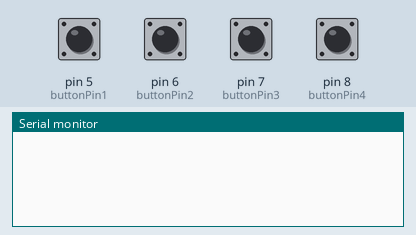
The sketch below on a simulated Arduino Uno, built with avr-gcc and run on an emulated ATmega328P. Parts: the last lines printed to the serial monitor. The test bench sets the inputs (shaded band); at power-on: pin 5 (buttonPin1), pin 6 (buttonPin2), pin 7 (buttonPin3), pin 8 (buttonPin4) LOW.

Above: at 1.2 s.
1.3 s: pin 5 (buttonPin1) pulled HIGH for 0.15 s
At 2.1 s:
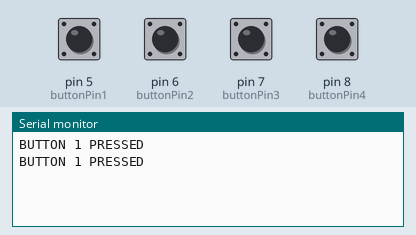
2.9 s: pin 6 (buttonPin2) pulled HIGH for 0.15 s
At 3.3 s:
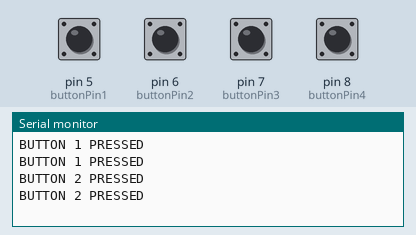
4.5 s: pin 7 (buttonPin3) pulled HIGH for 0.15 s
At 5.8 s:
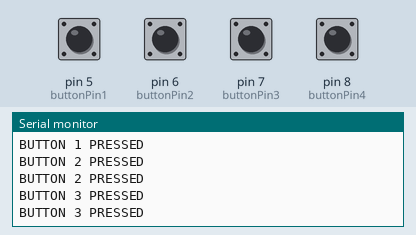
6.1 s: pin 8 (buttonPin4) pulled HIGH for 0.15 s
At 7.0 s:
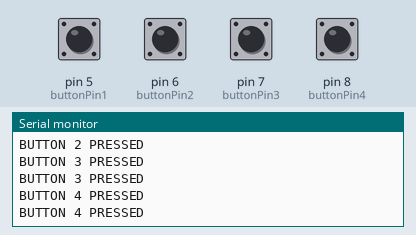
Timing chart, 0 to 8.7 s (numbered marks = the images above; inputs shaded):
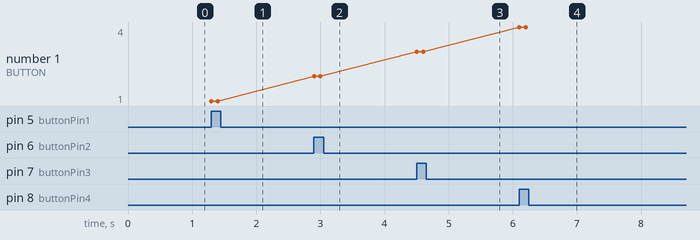

Measured:
- after the input at 1.3 s, the serial monitor: prints a new line at once (image 1)
- after the input at 2.9 s, the serial monitor: prints a new line at once (image 2)
- after the input at 4.5 s, the serial monitor: prints a new line at once (image 3)
- after the input at 6.1 s, the serial monitor: prints a new line at once (image 4)
- plotted number 1: 1 → 2 after the input at 2.9 s, 2 → 3 after the input at 4.5 s, 3 → 4 after the input at 6.1 s

The sketch:

ARD_VER_1.0_BUTTONS.ino
```cpp
const int buttonPin1 = 5;     // the number of the pushbutton pin 5
const int buttonPin2 = 6;     // the number of the pushbutton pin 6
const int buttonPin3 = 7;     // the number of the pushbutton pin 7
const int buttonPin4 = 8;     // the number of the pushbutton pin 8

int buttonState1 = 0;         // variable for reading the pushbutton on pin 5
int buttonState2 = 0;         // variable for reading the pushbutton on pin 6
int buttonState3 = 0;         // variable for reading the pushbutton on pin 7
int buttonState4 = 0;         // variable for reading the pushbutton on pin 8
void setup() {
  // initialize the pushbuttons pin as an input:
  pinMode(buttonPin1, INPUT);
  pinMode(buttonPin2, INPUT);
  pinMode(buttonPin3, INPUT);
  pinMode(buttonPin4, INPUT);
  Serial.begin(9600); // init serial for print button data
}

void loop() {
  // read the state of the pushbutton value:
  buttonState1 = digitalRead(buttonPin1);
  buttonState2= digitalRead(buttonPin2);
  buttonState3 = digitalRead(buttonPin3);
  buttonState4 = digitalRead(buttonPin4);

  // when we press button state go high
  if (buttonState1 == HIGH)
  {
    Serial.println("BUTTON 1 PRESSED");
    delay(100);
  }
  if (buttonState2 == HIGH)
  {
    Serial.println("BUTTON 2 PRESSED");
    delay(100);
  }
  if (buttonState3 == HIGH)
  {
    Serial.println("BUTTON 3 PRESSED");
    delay(100);
  }
  if (buttonState4 == HIGH)
  {
    Serial.println("BUTTON 4 PRESSED");
    delay(100);
  }
  else {
    // do nothing
  }
}
```
